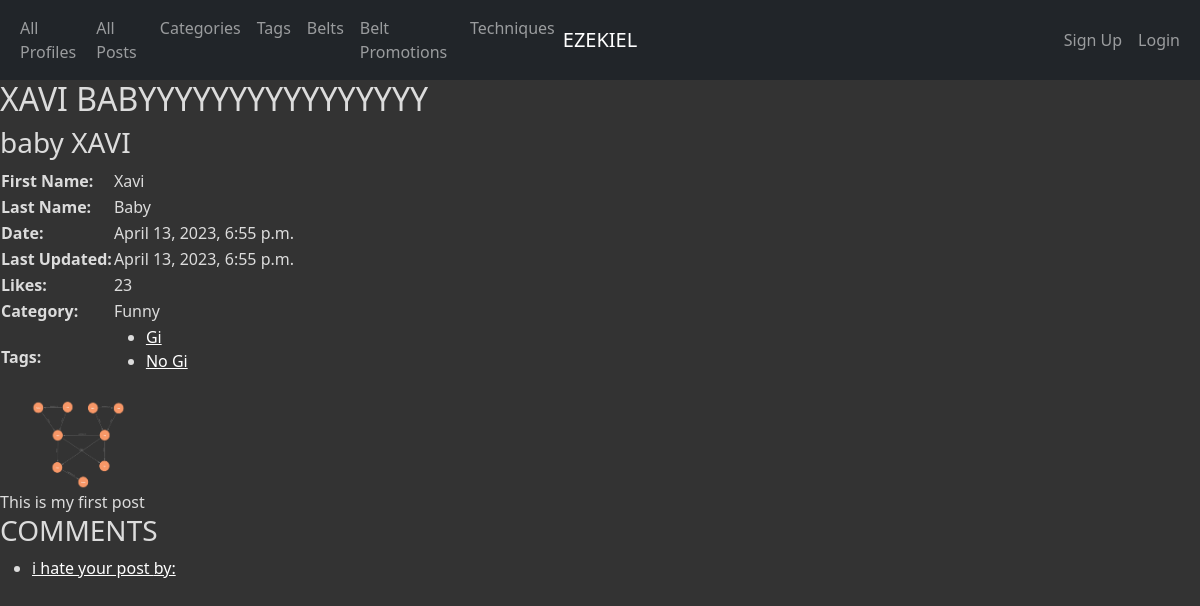
Page /posts/2/ on the earlier database version.
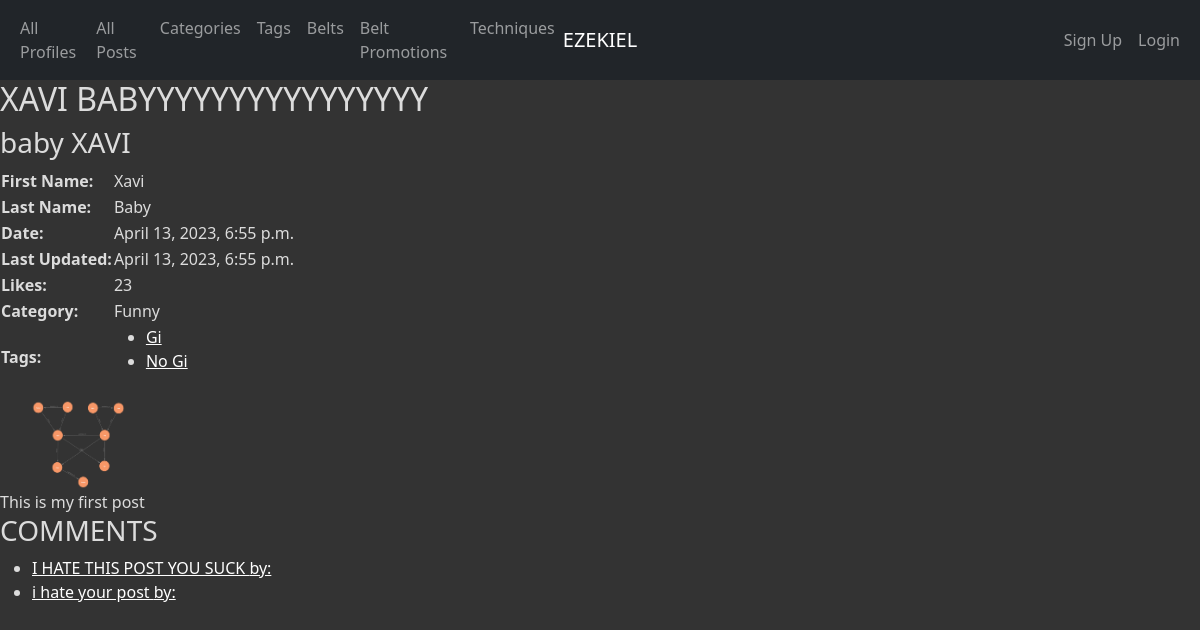
Same page on the later database version.
### app_info/models.py (models this page shows, shortened)
class Tag(models.Model):
    tag_id = models.AutoField(primary_key=True)
    name = models.CharField(max_length=45)
    def get_absolute_url(self):
        return reverse('app_info_tag_detail_urlpattern',
                       kwargs={'pk': self.pk}
                       )
    class Meta:
        ordering = ['name']

class Comment(models.Model):
    comment_id = models.AutoField(primary_key=True)
    text = models.TextField(default='')
    profile = models.ForeignKey(Profile, related_name='comments', on_delete=models.PROTECT)
    post = models.ForeignKey(Post, related_name='comments', on_delete=models.PROTECT)
    likes = models.IntegerField(default=0)
    class Meta:
        ordering = ['text']

### app_info/views.py (the view, shortened to what this page needs)
class PostDetail(FormMixin, DetailView):
    model = Post
    form_class = CommentForm
    def get_context_data(self, **kwargs):
        context = super(DetailView, self).get_context_data(**kwargs)
        post = self.get_object()
        text = post.text
        image = post.image
        created_at = post.created_at
        updated_at = post.updated_at
        likes = post.likes
        title = post.title
        subtitle = post.subtitle
        profile = post.profile
        categories = post.categories
        tags = post.tags.all()
        comments = post.comments.all()
        context['form'] = self.get_form()
        context['text'] = text
        context['image'] = image
        context['created_at'] = created_at
        context['updated_at'] = updated_at
        context['likes'] = likes
        context['title'] = title
        context['subtitle'] = subtitle
        context['profile'] = profile
        context['categories'] = categories
        context['tags'] = tags
        context['comments'] = comments
        return context

### app_info/models.py (called while the page is built)
    def __str__(self):
        return '%s' % (self.name)

### app_info/templates/app_info/post_detail.html (shortened to what this page needs)
{% extends 'app_info/base.html' %}
{% block content %}
    <section class="page-content">
    <h2>{{ post.title }}</h2>
    <h3>{{ post.subtitle }}</h3>
    <section>
        <table>
            <tr>
                <th>First Name:</th>
                <td>{{ post.profile.first_name }}</td>
            </tr>
            <tr>
                <th>Last Name:</th>
                <td>{{ post.profile.last_name }}</td>
            </tr>
            <tr>
                <th>Date:</th>
                <td>{{ post.created_at }}</td>
            </tr>
            <tr>
                <th>Last Updated:</th>
                <td>{{ post.updated_at }}</td>
            </tr>
            <tr>
                <th>Likes:</th>
                <td>{{ post.likes }}</td>
            </tr>
            <tr>
                <th>Category:</th>
                <td>{{ post.categories }}</td>
            </tr>
            <tr>
                <th>Tags:</th>
                <td>
                    <ul>
                        {% for tag in tags %}
                        <li>
                            <a href="{{ tag.get_absolute_url }}">{{ tag.name }}</a>
                        </li>
                        {% empty %}
                        <li><em>There are no tags for this post</em></li>
                        {% endfor %}
                    </ul>
                </td>
            </tr>
        </table>
    </section>
    <section>
        <img src="{{ post.image.url }}" class="img-responsive" style="width: 200px; height: 100px;" />
    </section>
    <section>
        <div>{{ post.text }}</div>
    </section>
    <section>
        <h3>COMMENTS</h3>
            <ul>
            {% for comment in comments %}
            <li>
                <a href="">{{ comment.text }} by: {{ comment.profile.username }}</a>
            </li>
            {% empty %}
            <li><em>There are no comments for this post</em></li>
            {% endfor %}
        </ul>
    </section>
    </section>
{% endblock %}

Differences in the rows shown:
added Comment: text "I HATE THIS POST YOU SUCK"
